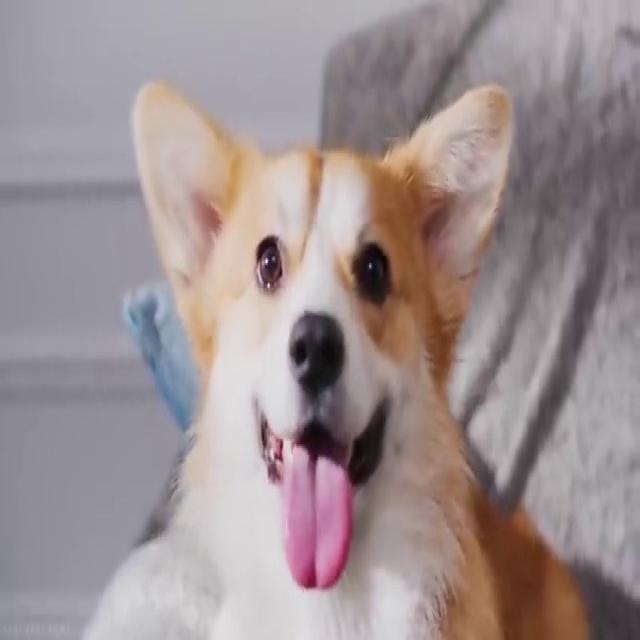
#> input picture scripts/hog/test_photo.jpg, 640 x 640 px
$ python -i RegionShape.py   (imports and definitions only)
#> lines starting #> are read from the running program, lines starting #| are printed output that depends on the picture; after the words box and inside, x2 and y2 are one past the last pixel; in counts of white or black regions, pixels touching at a corner belong together
#> further down, picture is the input picture: shape (640, 640, 3); mean B, G, R 146.3, 144.4, 157.4
import cv2
import numpy as np


class RegionShapeDescriptor:
    def __init__(self):
        # 7 Hu Moments (log-transformed)
        # 5 Geometric features  (Aspect Ratio, Extent, Solidity, Compactness, Eccentricity)
        self.vector_length = 7 + 5

    def describe(self, image):
        if len(image.shape) == 3:
            gray = cv2.cvtColor(image, cv2.COLOR_BGR2GRAY)
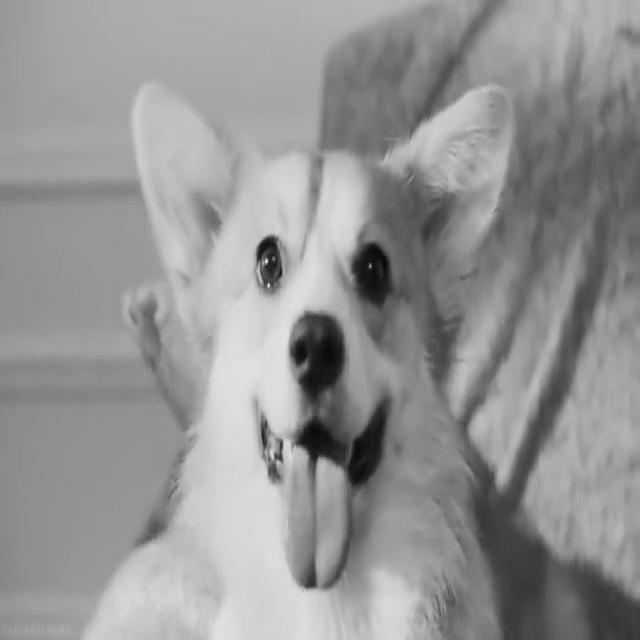
#> gray: shape (640, 640); min 6, max 243, mean 148.5
        else:
            gray = image

        blur = cv2.GaussianBlur(gray, (5, 5), 0)
        _, binary = cv2.threshold(blur, 0, 255, cv2.THRESH_BINARY + cv2.THRESH_OTSU)
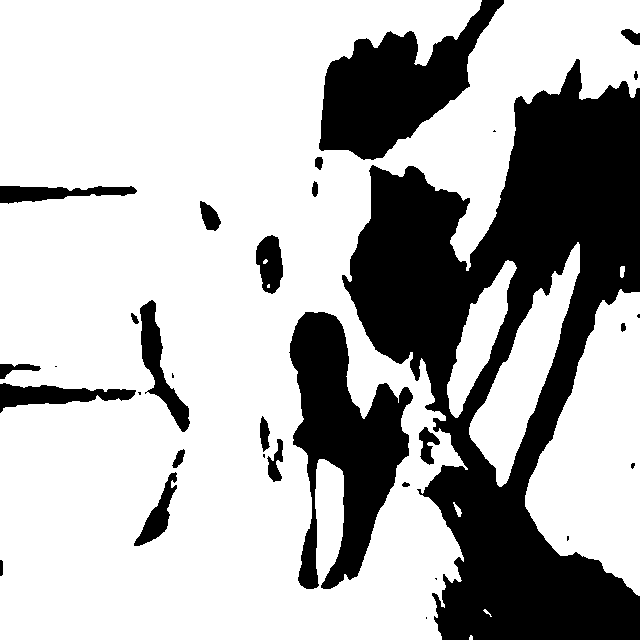
#> binary: shape (640, 640); 70.6% white; 32 black regions (10 under 20 px)

        contours, _ = cv2.findContours(binary, cv2.RETR_EXTERNAL, cv2.CHAIN_APPROX_SIMPLE)
#> contours = 8 contours, 2 with area under 20; largest, box (x1, y1, x2, y2) and area: (0, 0, 640, 640) 274852, (525, 289, 640, 596) 21572, (469, 242, 580, 487) 8810, (447, 260, 517, 418) 3978, (453, 502, 462, 517) 42, (620, 266, 625, 278) 37

        if not contours:
            return np.zeros(self.vector_length)

        c = max(contours, key=cv2.contourArea)
#> c = contour of 1202 points, box (x1, y1, x2, y2) (0, 0, 640, 640), area 274852
        area = cv2.contourArea(c)
#> area = 274851.5

        if area == 0:
            return np.zeros(self.vector_length)

        moments = cv2.moments(c)
#> moments = moments, m00 274851.5, centre m10/m00, m01/m00 = (232.7, 311.8)
        hu = cv2.HuMoments(moments).flatten()
#> hu = [0.214, 0.0043, 0.000898, 0.000306, 1.6e-07, -1.09e-07, -1.76e-08]

        with np.errstate(divide='ignore', invalid='ignore'):
            hu = -1 * np.sign(hu) * np.log10(np.abs(hu) + 1e-10)
#> hu = [0.67, 2.37, 3.05, 3.51, 6.8, -6.96, -7.75]

        x, y, w, h = cv2.boundingRect(c)
#> x = 0; y = 0; w = 640; h = 640
        aspect_ratio = float(w) / h
#> aspect_ratio = 1

        rect_area = w * h
#> rect_area = 409600
        extent = area / rect_area if rect_area > 0 else 0
#> extent = 0.671

        hull = cv2.convexHull(c)
#> hull = [[639, 0], [639, 87], [441, 639], [0, 639], [0, 0]]
        hull_area = cv2.contourArea(hull)
#> hull_area = 353673
        solidity = area / hull_area if hull_area > 0 else 0
#> solidity = 0.777

        perimeter = cv2.arcLength(c, True)
#> perimeter = 4687.3
        if perimeter > 0:
            compactness = (4 * np.pi * area) / (perimeter ** 2)
#> compactness = 0.157
        else:
            compactness = 0

        if len(c) >= 5:
            (x_ell, y_ell), (MA, ma), angle = cv2.fitEllipse(c)
#> x_ell = 320.6; y_ell = 310.1; MA = 523.2; ma = 637.1; angle = 50.31
            a = MA / 2
#> a = 261.6
            b = ma / 2
#> b = 318.5
            if a > 0:
                if a < b:
                    a, b = b, a
#> a = 318.5; b = 261.6
                eccentricity = np.sqrt(1 - (b / a) ** 2)
#> eccentricity = 0.571
            else:
                eccentricity = 0
        else:
            eccentricity = 0

        geometric_features = np.array([aspect_ratio, extent, solidity, compactness, eccentricity])
#> geometric_features = [1, 0.671, 0.777, 0.157, 0.571]

        full_vector = np.concatenate([hu, geometric_features])
#> full_vector = [0.67, 2.37, 3.05, 3.51, 6.8, -6.96, -7.75, 1, 0.671, 0.777, 0.157, 0.571]
        full_vector = np.nan_to_num(full_vector)

        return full_vector

>>> import cv2
>>> picture = cv2.imread('../hog/test_photo.jpg')
>>> result = RegionShapeDescriptor().describe(picture)
#> result has the same summary as full_vector in describe
